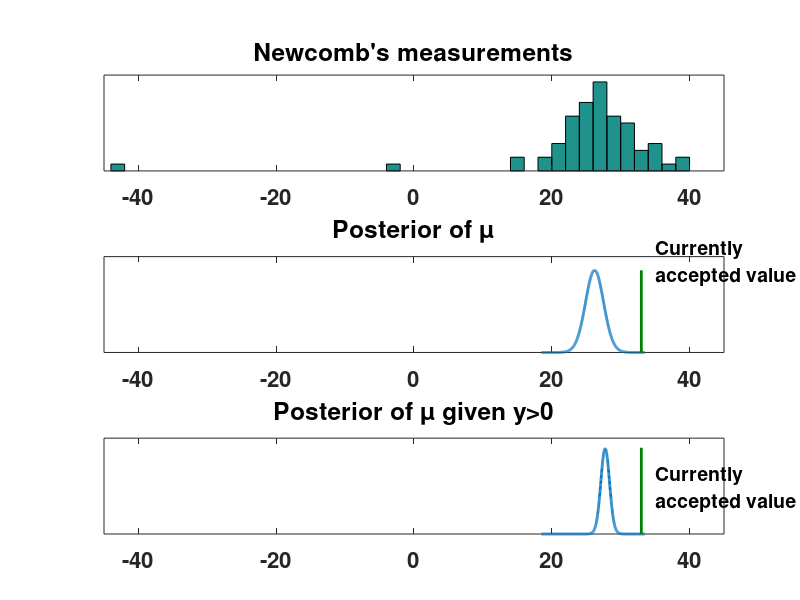

Write the MATLAB code that produced this figure.
% Bayesian data analysis
% Aki Vehtari <Aki.Vehtari@aalto.fi>

% Demonstrate normal model for the Newcomb's data (BDA3 p. 66)

% data
y=load('light.txt');
% sufficient statistics
n=length(y);
s2=var(y);
my=mean(y);
% sample from p(sigma2|y)
sigma2=(n-1)*s2./chi2rnd(n-1,1000,1);
% sample from p(mu|sigma2,y)
mu=my+sqrt(sigma2/n).*randn(size(sigma2));
% display sigma instead of sigma2
sigma=sqrt(sigma2);

clf
set(gcf,'DefaultAxesFontSize',16,'DefaultAxesFontWeight','bold')
set(gcf,'DefaultLineLineWidth',2)
set(gcf,'Position',[600 60 700 640]);

% histogram of data
subplot(2,1,1)
set(gca,'box','on')
hist(y,-43:2:41)
set(gca,'YTick',[],'XTick',-40:20:40)
title('Newcomb''s measurements')
xlim([-45 45])

pause

% the posterior distribution of mu
subplot(2,1,2)
set(gca,'box','on')
x=linspace(18.5,33.5,1000);
% the exact posterior distribution (t-distribution)
pm=tpdf((x-mean(y))/sqrt(s2/n),n-1)./sqrt(s2/n);
plot(x,pm)
set(gca,'YTick',[],'XLim',[-45 45],'XTick',-40:20:40)
text(20,0.35,'\mu=26.2','FontSize',16,'FontWeight','bold')
xlim([-45 45])
title('Posterior of \mu')

pause

% currently accepted value
line([33 33],[0 0.3],'Color',[0 0.5 0])
text(35,0.33,['Currently     '; 'accepted value'],'HorizontalAlignment','left','FontSize',14,'FontWeight','bold')

pause

% plot again with extra plot 3
clf
set(gcf,'DefaultAxesFontSize',16,'DefaultAxesFontWeight','bold')
set(gcf,'DefaultLineLineWidth',2)
set(gcf,'Position',[600 60 700 640]);

% histogram of data
subplot(3,1,1)
set(gca,'box','on')
hist(y,-43:2:41)
set(gca,'YTick',[],'XTick',-40:20:40)
xlim([-45 45])
title('Newcomb''s measurements')

% the posterior distribution of mu
subplot(3,1,2)
set(gca,'box','on')
x=linspace(18.5,33.5,1000);
% the exact posterior distribution (t-distribution)
pm=tpdf((x-mean(y))/sqrt(s2/n),n-1)./sqrt(s2/n);
plot(x,pm)
set(gca,'YTick',[],'XLim',[-45 45],'XTick',-40:20:40)
title('Posterior of \mu')

% currently accepted value
line([33 33],[0 0.3],'Color',[0 0.5 0])
text(35,0.33,['Currently     '; 'accepted value'],'HorizontalAlignment','left','FontSize',14,'FontWeight','bold')

% What if we remove suspicious observations below zero?
% In real situations, use this only as approximation
% often there is better way of handling "outliers",
% for example, using more robust likelihood like t-distribution
y=y(y>0);
n=length(y);
s2=var(y);
my=mean(y);

% the posterior distribution of mu given y>0
subplot(3,1,3)
set(gca,'box','on')
x=linspace(18.5,33.5,1000);
% the exact posterior distribution (t-distribution)
pm=tpdf((x-mean(y))/sqrt(s2/n),n-1)./sqrt(s2/n);
plot(x,pm)
set(gca,'YTick',[],'XLim',[-45 45],'XTick',-40:20:40)
title('Posterior of \mu given y>0')

line([33 33],[0 0.63],'Color',[0 0.5 0])
text(35,0.33,['Currently     '; 'accepted value'],'HorizontalAlignment','left','FontSize',14,'FontWeight','bold')

% Note that even after removing "outliers" it seems that there
% was a systematic measurement error in Newcombs' experiment
